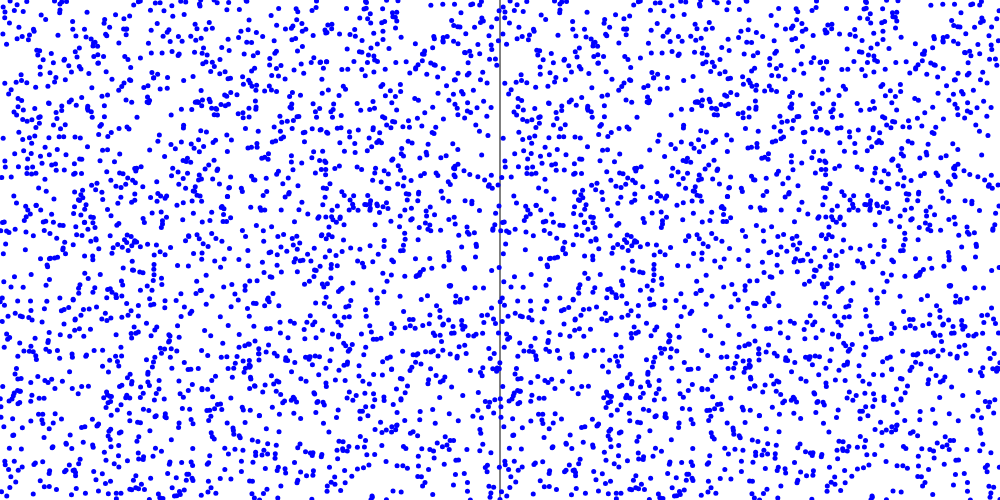
Frame 1 (no input)
Frame 2 (the mouse pressed at the canvas centre, redrawn once): identical to frame 1, image omitted

The p5.js sketch that drew this single still picture (run headless with seeded random() and noise() and a simulated clock; the mouse was pressed at the canvas centre and the sketch redrawn once):

// p5.js sketch
// ── sketch.js
var datapoints = [];
var pressingMouse = false;
var startSelectX, startSelectY, stopSelectX, stopSelectY;
var canvasSize = 500;

var DataPoint = function(x,y) {
  this.x = x;
  this.y = y;
  this.active = false;
  this.draw = function() {
    if (this.active) {
      fill(255,0,0);
    } else {
      fill(0,0,255);
    }
    // We draw each datapoint twice: once on the left (max x = width/2),
    // and once on the right (x + width/2)
    ellipse(x,y,5,5);
    ellipse(x+width/2, y, 5, 5);
  };
};

function setup() {
    createCanvas(canvasSize*2, canvasSize);
    for ( var i = 0; i < 4*canvasSize; i++ ) {
      datapoints.push(new DataPoint(random(canvasSize), random(canvasSize)));
    }
    noStroke();
    noLoop();
}

function draw() {
    background(255);
    stroke(0);
    line(width/2, 0, width/2, height);
    noStroke();
    datapoints.forEach(function(d) {
      d.draw();
    });
}

function selectDataPointsRect(startX, startY, stopX, stopY, selectOut) {
  if(startX > canvasSize){
      startX -= canvasSize;
      stopX -= canvasSize;
  }
  var x1 = min(startX, stopX);
  var x2 = max(startX, stopX);
  var y1 = min(startY, stopY);
  var y2 = max(startY, stopY);
  datapoints.forEach(function(d) {
    var isIn = d.x >= x1 && d.x <= x2 && d.y >= y1 && d.y <= y2
    if ( (selectOut && !isIn) || (!selectOut && isIn)) {
      d.active = true;
    } else {
      d.active = false;
    }
  });
}

function selectDataPointsCirc(startX, startY, radius, selectOut) {
  if(startX > canvasSize){
      startX -= canvasSize;
  }
  datapoints.forEach(function(d) {
    var isIn = dist(startX,startY,d.x,d.y) <= radius;
    if ( (selectOut && !isIn) || (!selectOut && isIn)) {
      d.active = true;
    } else {
      d.active = false;
    }
  });
}


function mousePressed() {
  startSelectX = mouseX;
  startSelectY = mouseY;
}

function mouseDragged() {
  redraw();
  fill(0,0,0,50);
  if(keyIsDown(ALT)) {
    radius = dist(startSelectX,startSelectY,mouseX,mouseY)
    ellipse(startSelectX, startSelectY,radius*2,radius*2)
  }
  else
    rect(startSelectX, startSelectY, mouseX-startSelectX, mouseY-startSelectY);
}

function mouseReleased() {
  stopSelectX = mouseX;
  stopSelectY = mouseY;

  radius = dist(startSelectX,startSelectY,stopSelectX,stopSelectY)
  if(keyIsDown(ALT))
    selectDataPointsCirc(startSelectX, startSelectY, radius, keyIsDown(SHIFT));
  else
    selectDataPointsRect(startSelectX, startSelectY, stopSelectX, stopSelectY, keyIsDown(SHIFT));
  redraw();
}
